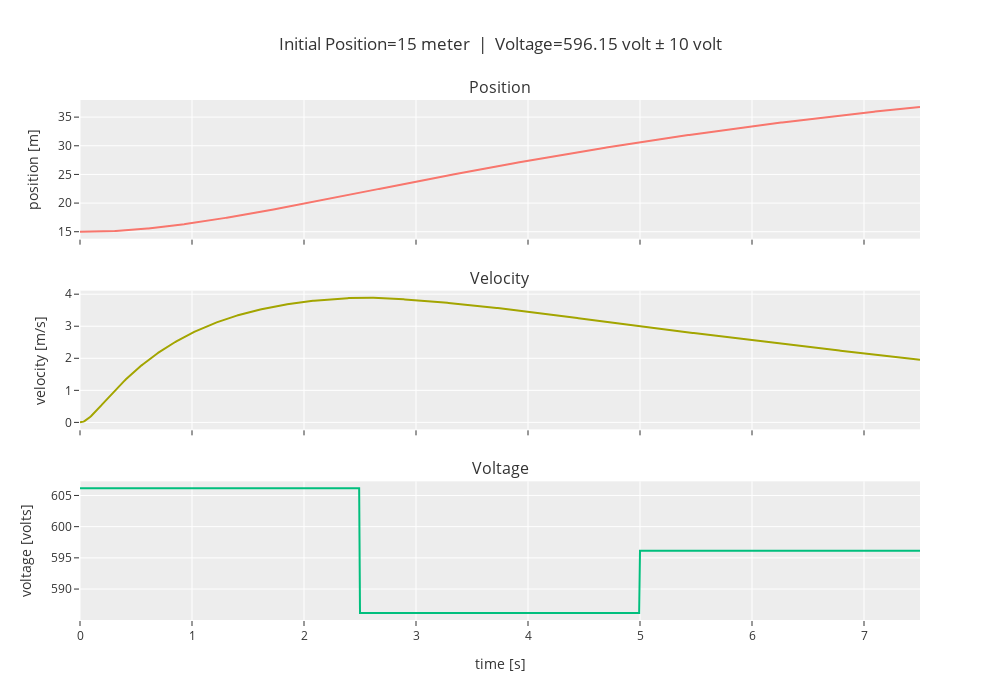

Notebook code cell kept with this figure:
### Markdown cell above
### $x = 15$

### Code cell
nonlinear_analysis(15, doublet_magnitude=10)

### Figure 1 — Plotly figure (JSON) as saved in the notebook; plotly's stock layout.template omitted (floating-point values rounded to 4 significant figures; data arrays with more than 128 entries replaced by an {"elided": "..."} marker saying what was removed)
{"data": [{"type": "scatter", "x": {"elided": "752 float values"}, "xaxis": "x", "y": {"elided": "752 float values"}, "yaxis": "y"}, {"type": "scatter", "x": {"elided": "752 float values"}, "xaxis": "x2", "y": {"elided": "752 float values"}, "yaxis": "y2"}, {"type": "scatter", "x": {"elided": "1000 float values"}, "xaxis": "x3", "y": {"elided": "1000 float values"}, "yaxis": "y3"}], "layout": {"annotations": [{"font": {"size": 16}, "showarrow": false, "text": "Position", "x": 0.5, "xanchor": "center", "xref": "paper", "y": 1, "yanchor": "bottom", "yref": "paper"}, {"font": {"size": 16}, "showarrow": false, "text": "Velocity", "x": 0.5, "xanchor": "center", "xref": "paper", "y": 0.6333, "yanchor": "bottom", "yref": "paper"}, {"font": {"size": 16}, "showarrow": false, "text": "Voltage", "x": 0.5, "xanchor": "center", "xref": "paper", "y": 0.2667, "yanchor": "bottom", "yref": "paper"}], "height": 700, "showlegend": false, "title": {"text": "Initial Position=15 meter  |  Voltage=596.15 volt ± 10 volt"}, "width": 1000, "xaxis": {"anchor": "y", "domain": [0, 1], "matches": "x3", "showticklabels": false}, "xaxis2": {"anchor": "y2", "domain": [0, 1], "matches": "x3", "showticklabels": false}, "xaxis3": {"anchor": "y3", "domain": [0, 1], "title": {"text": "time [s]"}}, "yaxis": {"anchor": "x", "domain": [0.7333, 1], "title": {"text": "position [m]"}}, "yaxis2": {"anchor": "x2", "domain": [0.3667, 0.6333], "title": {"text": "velocity [m/s]"}}, "yaxis3": {"anchor": "x3", "domain": [0, 0.2667], "title": {"text": "voltage [volts]"}}}}
